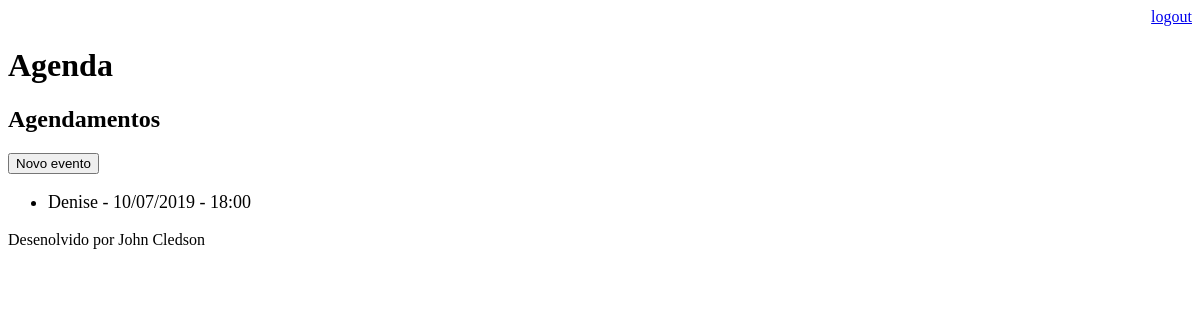
The page /agenda/ (signed in) on the database as committed earlier.
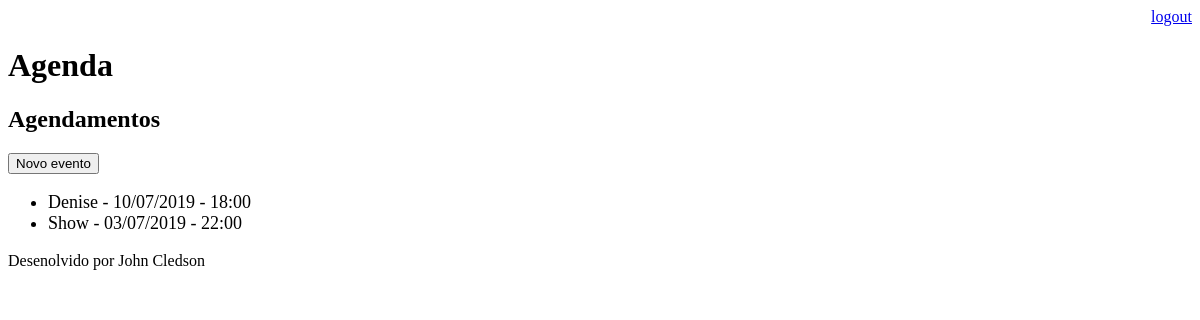
The same page on the database as committed later.
### core/models.py (models this page shows, shortened)
class Evento(models.Model):
    titulo = models.CharField(max_length=100)
    decricao = models.TextField(blank=True, null=True)
    data_evento = models.DateTimeField(verbose_name='Data do evento')
    data_criacao = models.DateTimeField(auto_now=True, verbose_name='Dara de criação')
    usuario = models.ForeignKey(User, on_delete=models.CASCADE)
    class Meta:
        db_table = 'evento'
    def get_data_evento(self):
        return self.data_evento.strftime('%d/%m/%Y - %H:%M')

### core/views.py (the view)
# urls.py: path('agenda/', views.lista_eventos),
@login_required(login_url='/login/')
def lista_eventos(request):
    usuario = request.user
    evento = Evento.objects.filter(usuario=usuario)
    dados = {'eventos':evento}
    return render(request, 'agenda.html', dados)

### templates/agenda.html
{% extends "model-page.html" %}
{% block content %}
    <h2>Agendamentos</h2>
    <a href="evento/">
        <button type="button">Novo evento</button>
    </a>
    <ul style="font-size: 18px">
        {% for evento in eventos %}
            <li>{{evento.titulo}} - {{evento.get_data_evento}}</li>
        {% endfor %}
    </ul>
{% endblock %}

### templates/model-page.html
<!DOCTYPE html>
<html lang="en">
    <head>
        {% include "model-header.html" %}
    </head>
    <body>
        {% block content %} {% endblock %}
        {% include "model-footer.html" %}
    </body>
</html>

### templates/model-header.html (shortened to what this page needs)
<div align='right'>
    <a href="/logout">logout</a>
</div>
<h1>Agenda</h1>

### templates/model-footer.html
<p>Desenolvido por John Cledson</p>

Rows that differ between the two databases and show on the page:
added Evento: titulo "Show", get_data_evento "03/07/2019 - 22:00"
